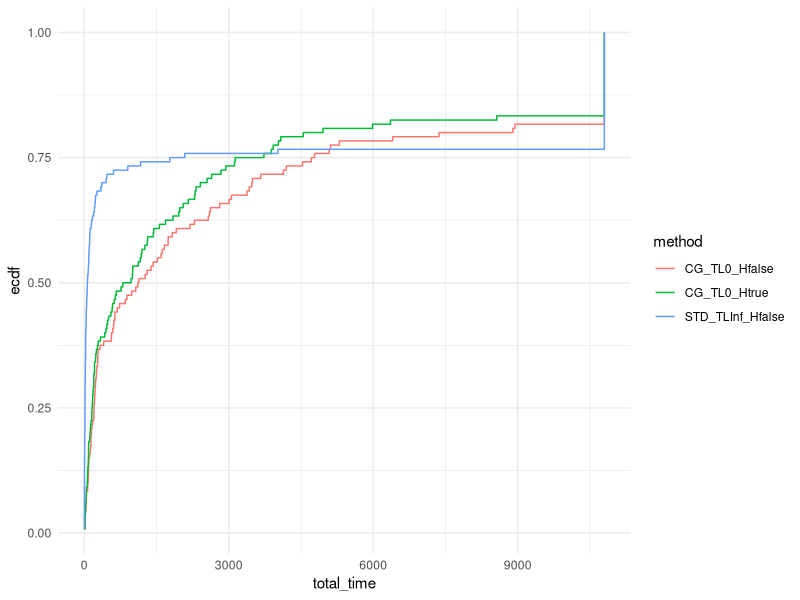
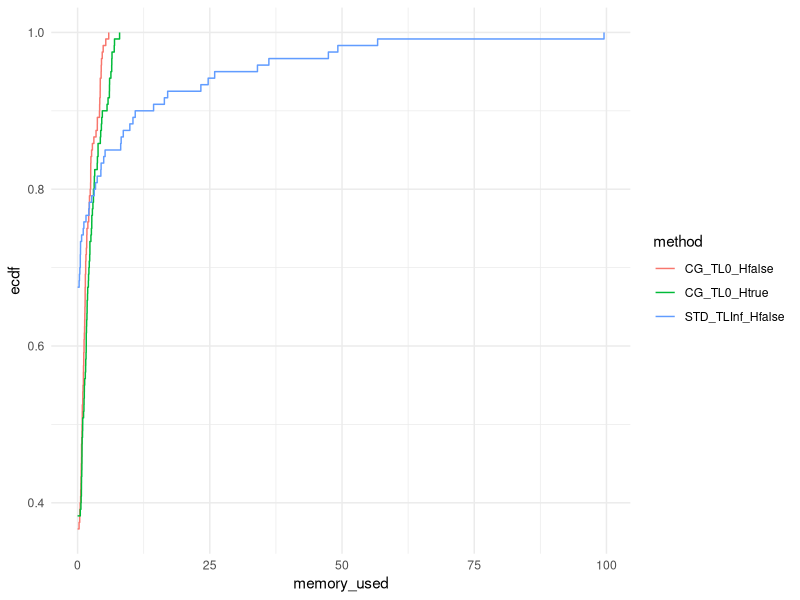
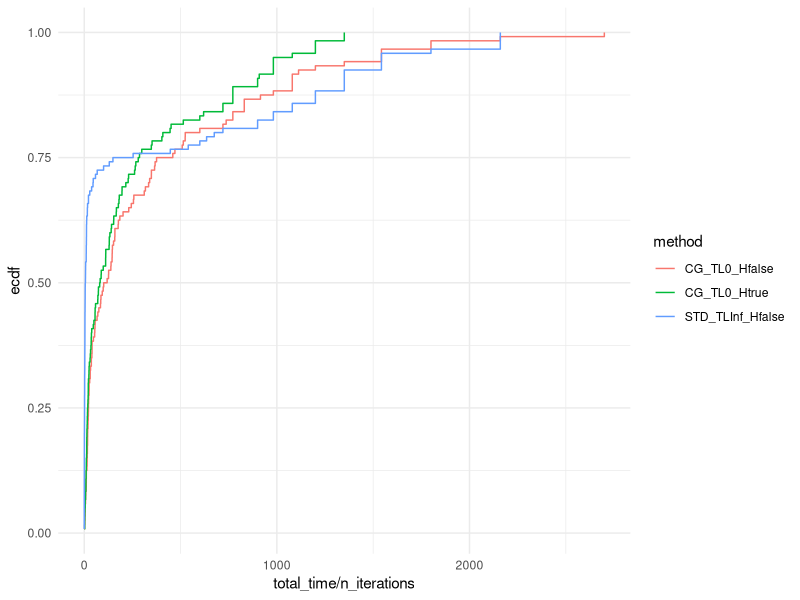
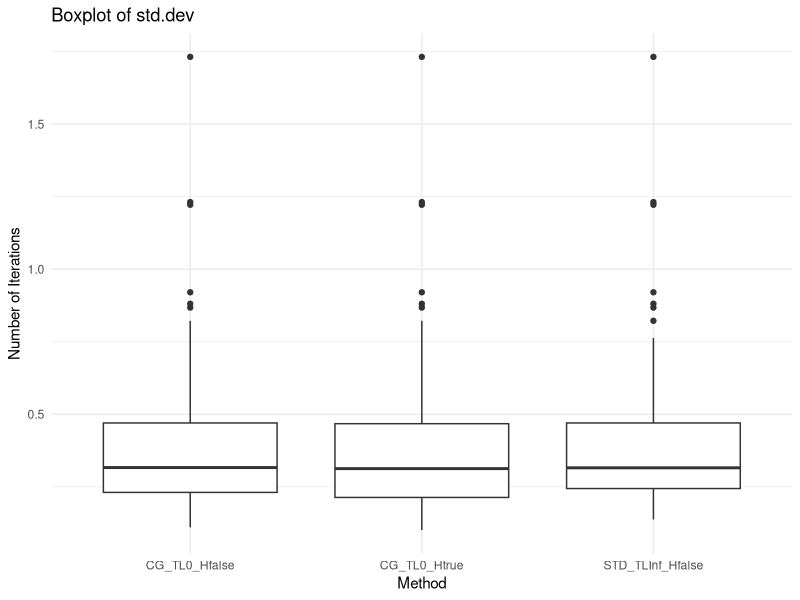

Recreate these plots in R, in order.
## ---- chunk 1
library(rmarkdown)
library(kableExtra)
library(tidyr)
library(ggplot2)
suppressPackageStartupMessages(library(dplyr))
## ---- chunk 2
data = rbind(
  read.csv("results.csv", header = FALSE) 
)
colnames(data) = c("slurm_file", "tag", "instance", "standard_phase_time_limit_raw", "Gamma", "with_heuristic", "standard_phase_time_limit", "master_solver", "status", "reason", "has_large_scaled", "n_iterations", "total_time", "master_time", "adversarial_time", "best_bound", "best_obj", "relative_gap", "absolute_gap", "second_stage.mean", "second_stage.std_dev", "adversarial_unexpected_status", "memory_used", "memory_limit")
data = data %>% mutate(instance = basename(instance),
                n_facilities = as.numeric(sub(".*F(\\d+)_C.*", "\\1", instance)),
                n_customers = as.numeric(sub(".*C(\\d+)_.*", "\\1", instance))
                )
## ---- chunk 3
data = data[, !(names(data) %in% c("tag", "blank"))]
## ---- chunk 4
#data = data[data$n_customers != 40,]
#data = data[data$n_facilities == 10,]
## ---- chunk 5
if (sum(data$tag == "iteration") > 0 ) {
  data[data$tag == "iteration",]$total_time = 10800 
}

if (sum(data$total_time > 10800) > 0 ) {
  data[data$total_time > 10800,]$total_time = 10800 
}
## ---- chunk 6
data$method = paste0(data$master_solver, "_TL", data$standard_phase_time_limit, "_H", data$with_heuristic)
unique(data$method)
data = data[data$method != "STD_TLInf_H1" & data$method != "CG_TL120_H0" & data$method != "CG_TL120_H1",]
## ---- chunk 7
paged_table(data)
## ---- chunk 8
# Define the relative tolerance
tolerance <- 10^-2

# Filter the data where time < 10800 and group by 'instance'
validation <- data %>%
  filter(total_time < 10800) %>%
  group_by(paste0(instance, "_", Gamma)) %>%
  summarise(min_best_obj = min(best_obj), max_best_obj = max(best_obj)) %>%
  mutate(valid = abs(max_best_obj - min_best_obj) / max(abs(min_best_obj), 1) <= tolerance)

# Check if all instances are valid
if (all(validation$valid)) {
  print("All methods find the same best_obj value within the relative tolerance for all instances.")
} else {
  print("Methods do not find the same best_obj value within the relative tolerance for some instances.")
  print(validation %>% filter(!valid))  # Show the instances that failed validation
}
## ---- chunk 9
ggplot(data, aes(x = total_time, col = method)) + stat_ecdf(pad = FALSE) +
  coord_cartesian(xlim = c(0,10800)) +
  # scale_x_log10() +
  theme_minimal()


ggplot(data, aes(x = memory_used, col = method)) +
  stat_ecdf(pad = FALSE) +
  theme_minimal()
## ---- chunk 10
ggplot(data, aes(x = total_time / n_iterations, col = method)) + stat_ecdf(pad = FALSE) +
  # scale_x_log10() +
  theme_minimal()
## ---- chunk 11
data_with_ecdf = data %>%
  group_by(method) %>%
  arrange(total_time) %>%
  mutate(ecdf_value = ecdf(total_time)(total_time)) %>%
  ungroup()

for (method in unique(data_with_ecdf$method)) {
  output = data_with_ecdf[data_with_ecdf$method == method,]
  output = output[,c("total_time", "ecdf_value")]
  output$log_total_time = log10(output$total_time)
  output = output[output$total_time < 10800,]
  write.csv(output, file = paste0(method, ".csv"), row.names = FALSE)
}
## ---- chunk 12
summary_data_lt_10800 <- data %>%
  filter(total_time < 10800) %>%
  group_by(n_facilities, n_customers, Gamma, method) %>%
  summarize(
    avg_total_time = mean(total_time, na.rm = TRUE),
    avg_master_time = mean(master_time, na.rm = TRUE),
    avg_adversarial_time = mean(adversarial_time, na.rm = TRUE),
    avg_n_iterations = mean(n_iterations, na.rm = TRUE),
    sum_has_large_scaled = sum(has_large_scaled),
    num_lines = n(),
    .groups = "drop"
  ) %>%
  ungroup() %>%
  arrange(n_facilities, n_customers, Gamma, method)
## ---- chunk 13
summary_data_ge_10800 <- data %>%
  filter(total_time >= 10800) %>%
  group_by(n_facilities, n_customers, Gamma, method) %>%
  summarize(
    avg_n_iterations_unsolved = mean(n_iterations, na.rm = TRUE),
    num_lines_unsolved = n(),
    .groups = "drop"
  ) %>%
  ungroup() %>%
  arrange(n_facilities, n_customers, Gamma, method)
## ---- chunk 14
transposed_data_lt_10800 <- summary_data_lt_10800 %>%
  pivot_wider(names_from = method, values_from = avg_total_time:num_lines)

transposed_data_ge_10800 <- summary_data_ge_10800 %>%
  pivot_wider(names_from = method, values_from = avg_n_iterations_unsolved:num_lines_unsolved) %>%
  select(-n_facilities, -n_customers, -Gamma) 

transposed_data_lt_10800 %>% kable()
transposed_data_ge_10800 %>%  kable()

#cbind(
#  transposed_data_lt_10800,
#  transposed_data_ge_10800
#) %>%
#  kable() %>%
#  kable_styling(full_width = FALSE, position = "center")

## ---- chunk 15
ggplot(data, aes(x = method, y = second_stage.std_dev / abs(second_stage.mean))) +
  geom_boxplot() +
  labs(title = "Boxplot of std.dev",
       x = "Method",
       y = "Number of Iterations") +
  theme_minimal()
